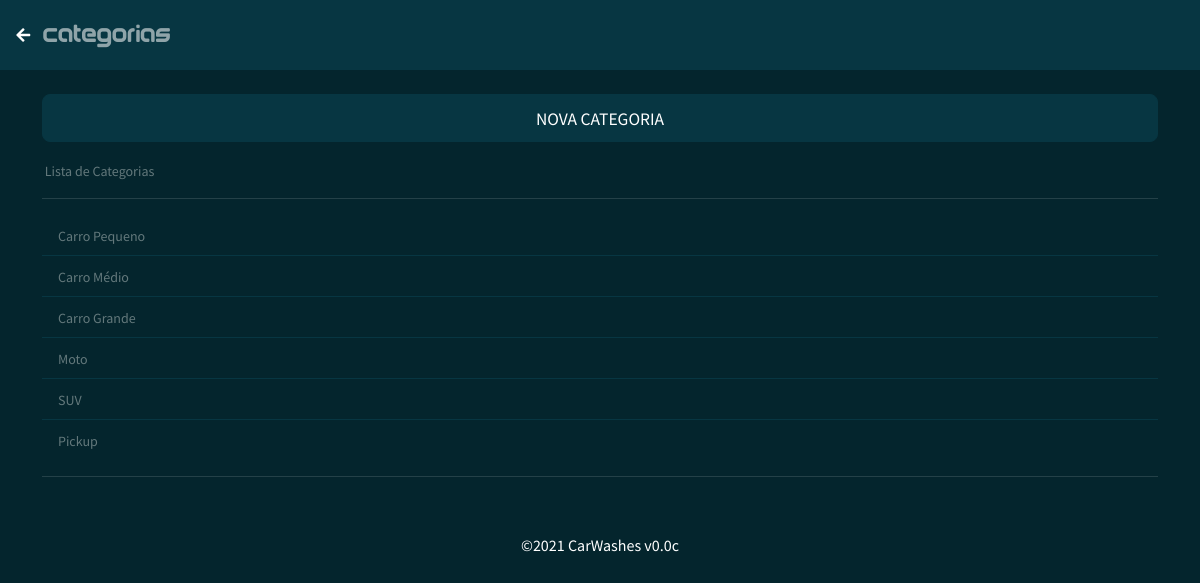
Page /categorias.php on the committed database.
### tables this page shows
CREATE TABLE `tb_categorias` (
  `categoria_id` int(11) NOT NULL COMMENT 'Código',
  `categoria_descricao` varchar(200) NOT NULL COMMENT 'Descrição',
  `categoria_usuario` varchar(11) NOT NULL COMMENT 'Usuário',
  `categoria_create` datetime NOT NULL COMMENT 'Criado',
  `categoria_update` datetime DEFAULT NULL COMMENT 'Atualizado'
);

### assets/connection/connection_database.php (called while the page is built, shortened)
<?php
	$app_versao = 'v0.0c';
?>

### categorias.php (the view, shortened to what this page needs)
<?php
  include_once("assets/connection/connection_database.php");
?>
<!doctype html>
<html lang="pt-br">
  <head>
    <link href="https://cdn.jsdelivr.net/npm/bootswatch@5.1.0/dist/solar/bootstrap.min.css" rel="stylesheet">
    <link rel="stylesheet" href="https://pro.fontawesome.com/releases/v5.10.0/css/all.css"/>
    <link rel="stylesheet" href="style.css">
  </head>
  <body>
    <nav class="navbar navbar-expand-lg navbar-dark bg-dark">
      <span class="navbar-text">
        &nbsp;<a href="configuracoes.php" class="btn btn-link"><i class="fas fa-arrow-left fa-1x"></i></a>
      </span>
      <span class="navbar-text">
        <a><span class="titulo">CATEGORIAS</span></a>
      </span>
      <span class="navbar-text">
      </span>
    </nav>
    <div class="container">
    <br>
        <div class="d-grid gap-2 mb-3">
          <a href="categorias_cad.php" class="btn btn-dark btn-lg" type="button"><small>NOVA CATEGORIA</small></a>
        </div>
        <small class="text-muted">&nbsp;Lista de Categorias</small>
        <hr>
        <ul class="list-group list-group-flush">
          <?php
            $sql = "SELECT * FROM tb_categorias";
            $result = $conn->query($sql);
            if ($result->num_rows > 0) {
              while($row = $result->fetch_assoc()){
                ?>
                  <a href="<?php echo 'categorias_edit.php?id='.$row['categoria_id']; ?>" class="list-group-item list-group-item-action">
                    <div class="col">
                      <small class="text-muted"><?php echo $row['categoria_descricao']; ?></small>
                    </div>
                  </a>
                <?php
              }
            }
          ?>
        </ul>
        <hr>
    </div><br>
    <div class="alert alert-default" role="alert">
      <p class="mb-0" style="text-align: center;"><span>&copy;<?php echo date('Y'). ' CarWashes '.$app_versao; ?></span></p>
    </div>
  </body>
</html>

### assets/css/style.css (style rules this page uses)
body { background-color: #04252d; }
.titulo { font-family: 'fontTitulo'; font-size: 25px; }

### rows in the picture
tb_categorias: categoria_descricao "Carro Pequeno"
tb_categorias: categoria_descricao "Carro Médio"
tb_categorias: categoria_descricao "Carro Grande"
tb_categorias: categoria_descricao "Moto"
tb_categorias: categoria_descricao "SUV"
tb_categorias: categoria_descricao "Pickup"

### other values in the picture
$app_versao "v0.0c"
